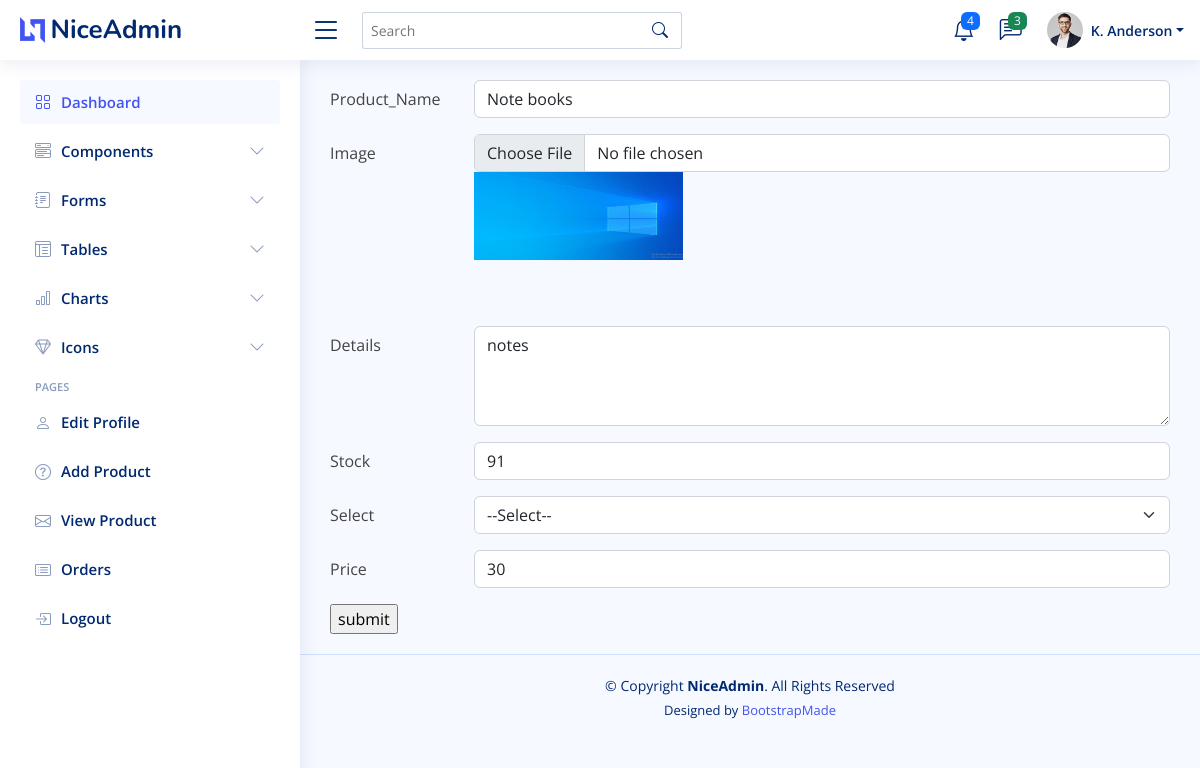
The page /editProduct/14 on the database its author committed.
### seller/models.py (models this page shows)
class ProductModel(models.Model):
    Name=models.CharField(max_length=255)
    ImageFile=models.FileField()
    Details=models.CharField(max_length=500)
    Stock=models.IntegerField()
    Category=models.ForeignKey('siteAdmin.categoryTableModel',on_delete=models.CASCADE)
    Seller=models.ForeignKey(SellerModel,on_delete=models.CASCADE)
    Price=models.IntegerField()

### seller/views.py (the view)
# urls.py: path('editProduct/<int:id>',sellerview.editProduct,name='editProduct'),
def editProduct(request,id):
    category=categoryTableModel.objects.all()
    product=ProductModel.objects.filter(id=id)
    return render(request,'editProduct.html',{'products':product,'category':category})

### template/editProduct.html (shortened to what this page needs)
<!DOCTYPE html>
<html lang="en">
    {% extends "sellerbase.html" %}
    {%block content %}
    {% for product in products %}
    <form method="POST" action="{% url 'editProductAction' %}" enctype="multipart/form-data">
        <div class="row mb-3">
            <label for="inputEmail3" class="col-sm-2 col-form-label">Product_Name</label>
            <div class="col-sm-10">
              <input type="text" class="form-control" name="name" value="{{product.Name}}" >
            </div>
          </div>
          <div class="row mb-3">
            <label for="image" class="col-sm-2 col-form-label">Image</label>
            <div class="col-sm-10">
              <input type="file" class="form-control" name="file"  ><img src="{{product.ImageFile.url}}" height="50%" width="30%"></td>
            </div>
          </div>
          <div class="row mb-3">
            <label for="inputPassword" class="col-sm-2 col-form-label">Details</label>
            <div class="col-sm-10">
              <textarea class="form-control" style="height: 100px" name="details">{{product.Details}}</textarea>
            </div>
          </div>
          <div class="row mb-3">
            <label for="inputEmail3" class="col-sm-2 col-form-label">Stock</label>
            <div class="col-sm-10">
              <input type="text" class="form-control" name="stock" value="{{product.Stock}}"  >
            </div>
          </div>
          <div class="row mb-3">
            <label class="col-sm-2 col-form-label">Select</label>
            <div class="col-sm-10">
              <select class="form-select" aria-label="Default select example" name="category">
                <option value="">--Select--</option>
              </select>
            </div>
          </div>
          <div class="row mb-3">
            <label for="inputEmail3" class="col-sm-2 col-form-label">Price</label>
            <div class="col-sm-10">
              <input type="text" class="form-control" name="price" value="{{product.Price}}">
            </div>
          </div>
          <input type="submit" value="submit" name="submit">
</form>
{% endfor %}
    {%endblock%}

### static/NiceAdmin/assets/css/style.css (style rules this page uses)
:root { scroll-behavior: smooth; }
body { font-family: "Open Sans", sans-serif; background: #f6f9ff; color: #444444; }

### rows shown on the page
ProductModel: name "Note books", ImageFile (picture), details "notes", stock "91", price "30"
